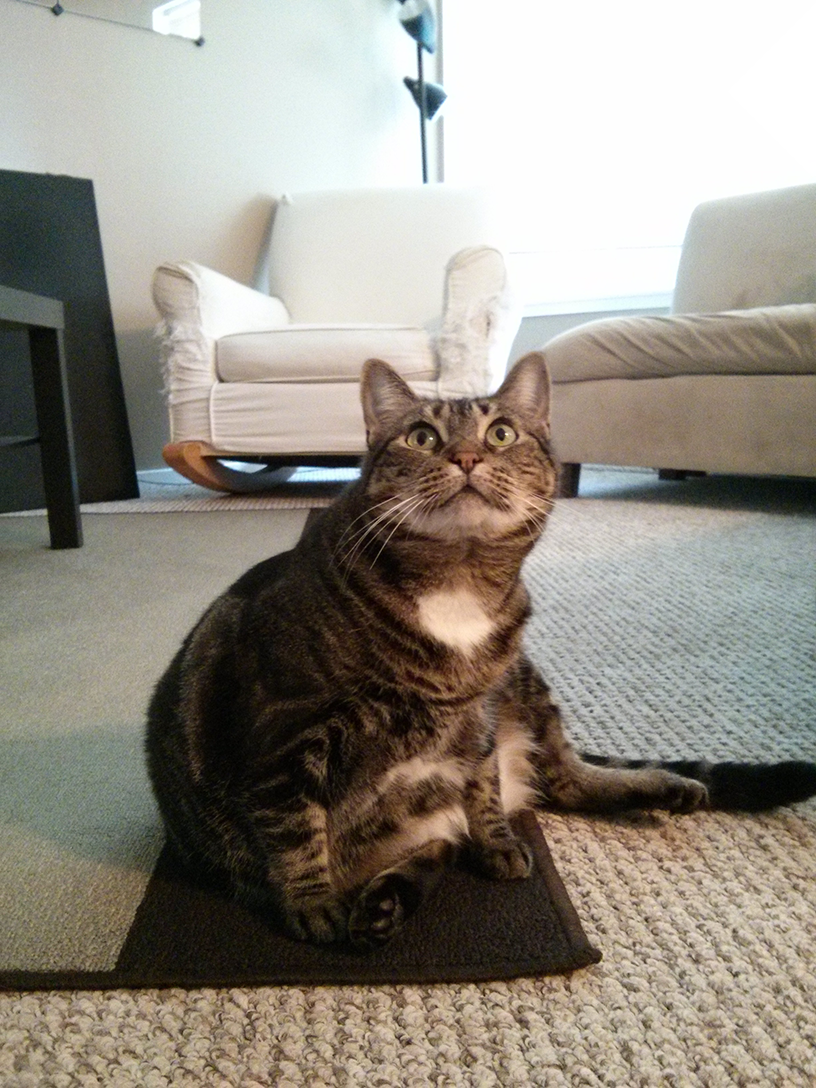
#> input picture chapters/17. manipulating images/example.png, 816 x 1088 px
$ python '17.1 image.py'
#> lines starting #> are read from the running program, lines starting #| are printed output that depends on the picture
# This file explains computer image fundamentals using Pillow.
# Topics covered:
# 1. Coordinates and box tuples
# 2. Working with Image data type
# 3. Cropping images
# 4. Copying image on another image
# 5. Resizing images
# 6. Rotating and flipping images
# 7. Changing individual pixels

from PIL import Image
import os

os.chdir('.\\17. manipulating images')

# Open image
image = Image.open('example.png')
#> image is the input picture: PIL image 816x1088 RGB; mean R, G, B 147, 141.1, 131.1

# Print image size
print('Image Size:', image.size)
#| Image Size: (816, 1088)

# Print width and height
print('Width:', image.width)
#| Width: 816
print('Height:', image.height)
#| Height: 1088

# Coordinates:
# (0,0) -> top-left corner

# Box tuple:
# (left, top, right, bottom)

# Crop image
croppedImage = image.crop((300, 350, 600, 600))
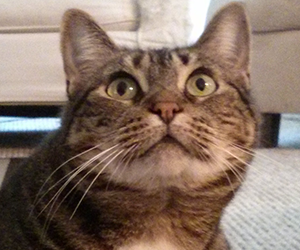
#> croppedImage: PIL image 300x250 RGB; mean R, G, B 134.7, 114.1, 101.3

croppedImage.save('cropped.png')

print('\nImage cropped successfully.')

# Copy image
copiedImage = image.copy()

# Resize image
resizedImage = image.resize((300, 300))
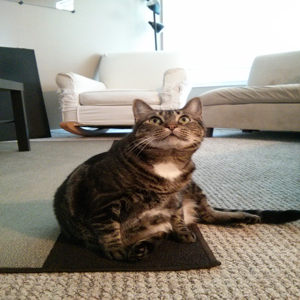
#> resizedImage: PIL image 300x300 RGB; mean R, G, B 147, 141.1, 131.1

resizedImage.save('resized.png')

print('Image resized successfully.')

# Rotate image
rotatedImage = image.rotate(90)
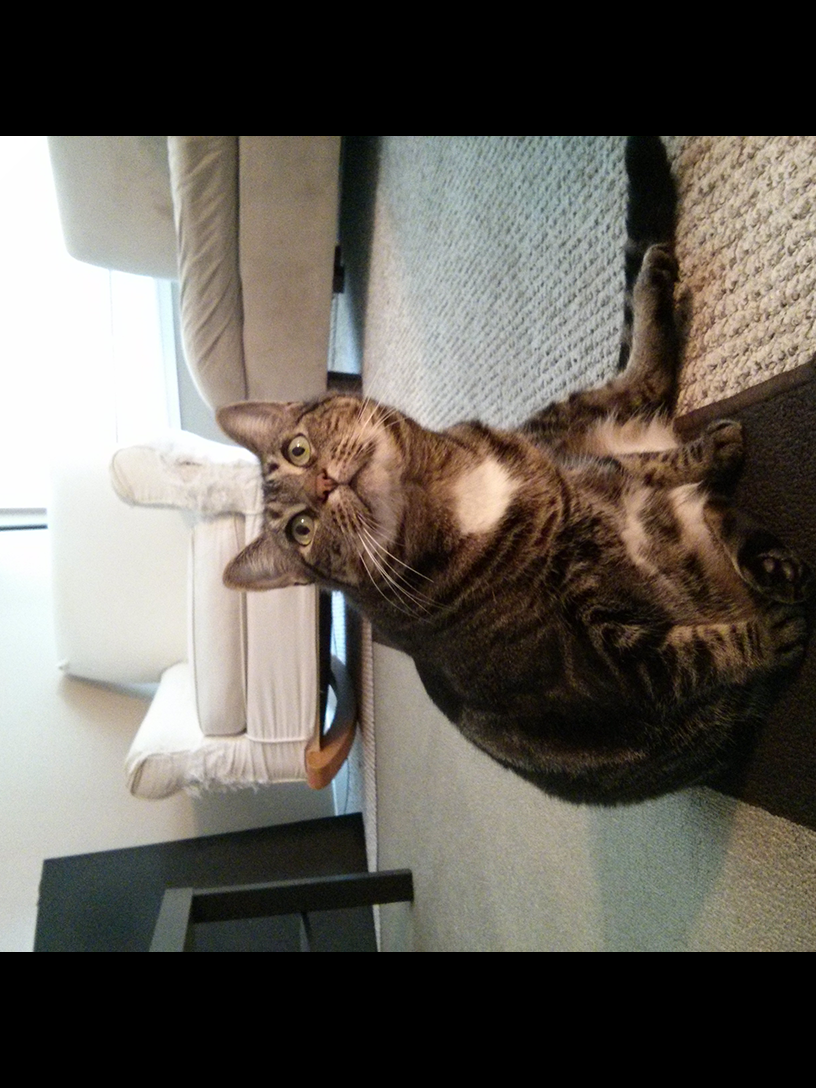
#> rotatedImage: PIL image 816x1088 RGB; mean R, G, B 100.3, 95.7, 88.5

rotatedImage.save('rotated.png')

print('Image rotated successfully.')

# Flip image horizontally
flippedImage = image.transpose(Image.FLIP_LEFT_RIGHT)
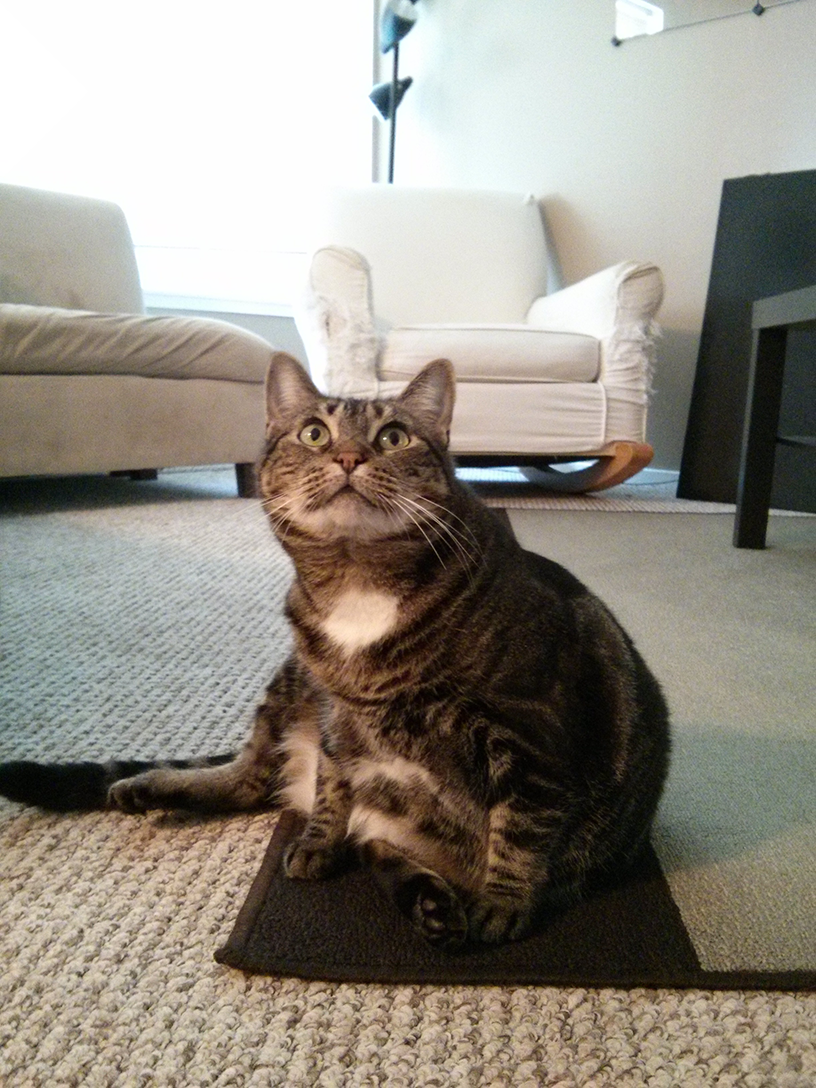
#> flippedImage: PIL image 816x1088 RGB; mean R, G, B 147, 141.1, 131.1

flippedImage.save('flipped.png')

print('Image flipped successfully.')

# Change individual pixel
image.putpixel((10, 10), (255, 0, 0))

image.save('pixelChanged.png')

print('Pixel modified successfully.')
